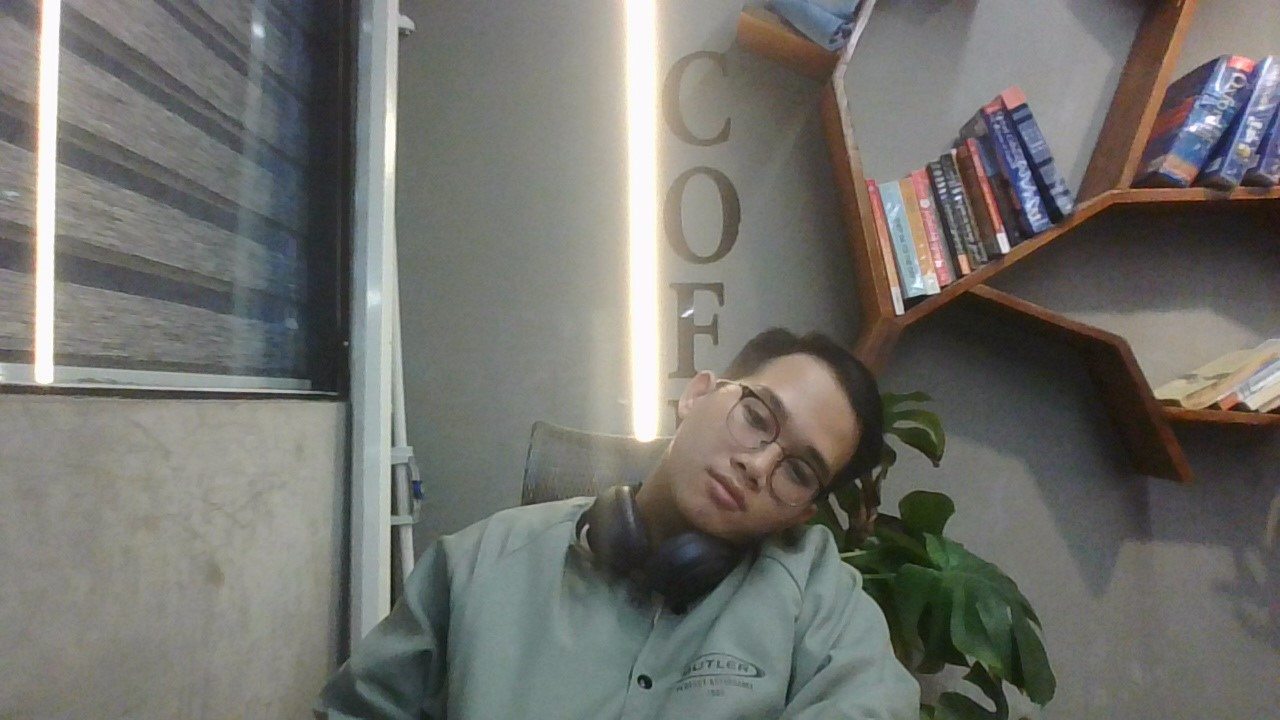
#> input picture 11_11_25/pictures/duy.jpg, 1280 x 720 px
$ jupyter execute 3.ipynb
#> lines starting #> are read from the running program, lines starting #| are printed output that depends on the picture
# Bài 3: Hàm Biến đổi Tuyến tính Từng phần
> Mục tiêu của hàm này là để tăng cường độ tương phản một cách có chọn lọc cho một dải tông màu cụ thể trong ảnh bằng cách tạo và áp dụng một Bảng Tra Cứu (LUT - Look Up Table).

|Vùng|Dải Đầu Vào (r)|Dải Đầu Ra (s)|Hành động|Mục đích|
|-|-|-|-|-|
|1|$[0, 50]$|$[0, 10]|$Nén nhẹ|Đẩy các vùng tối quá mức về đen|
|2|$[50, 150]$|$[10, 240]$|Kéo giãn mạnh|Tăng cường độ tương phản cho các chi tiết quan trọng nhất (tông màu giữa)|
|3|$[150, 255]$|$[240, 255]$|Nén nhẹ|Đẩy các vùng sáng quá mức về trắng.|

Nói nôm na là vùng nào tối sẽ càng tối và cùng nào sáng thì sẽ càng sáng. Cho nên phương pháp này được dùng để tăng cường độ tương phản một cách có chọn lọc theo một dải xác định trước và dải kết quả mong muốn.

[cell 1]
import cv2
import numpy as np
import matplotlib.pyplot as plt

# 1. Thiết lập tham số
r1, s1 = 50, 10
r2, s2 = 150, 240

# Tạo mảng r_values từ 0 đến 255 (đại diện cho pixel input)
r_values = np.arange(256)

# Khởi tạo LUT (kết quả s)
LUT = np.zeros(256, dtype=np.uint8)

# Vùng 1: 0 <= r < 50
LUT[:r1] = (s1 / r1) * r_values[:r1]

# Vùng 2: 50 <= r <= 150
m2 = (s2 - s1) / (r2 - r1)
c2 = s1 - m2 * r1
LUT[r1:r2+1] = m2 * r_values[r1:r2+1] + c2

# Vùng 3: 150 < r <= 255
m3 = (255 - s2) / (255 - r2)
c3 = s2 - m3 * r2
LUT[r2+1:] = m3 * r_values[r2+1:] + c3

# 3. Đọc ảnh và áp dụng LUT
img = cv2.imread('pictures/duy.jpg', cv2.IMREAD_GRAYSCALE) # Đọc ảnh
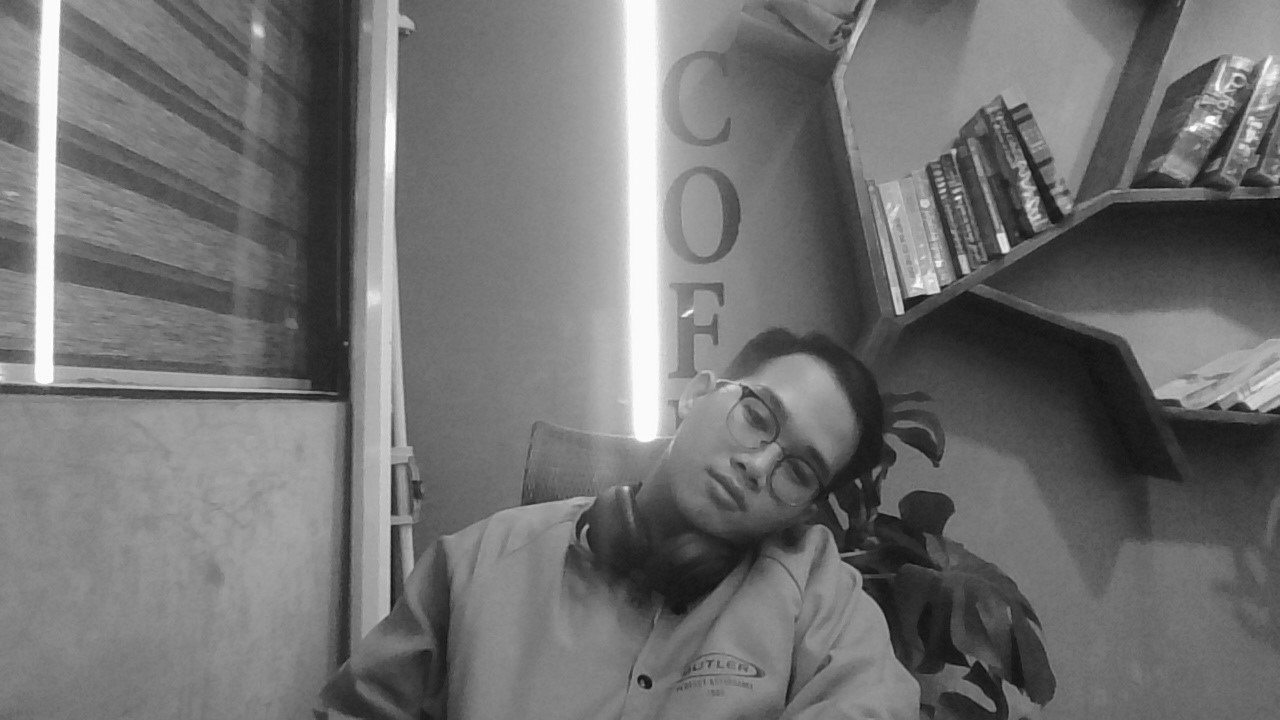
#> img: shape (720, 1280); min 7, max 255, mean 113.1

# Áp dụng bảng tra cứu lên ảnh gốc
transformed_img = cv2.LUT(img, LUT)
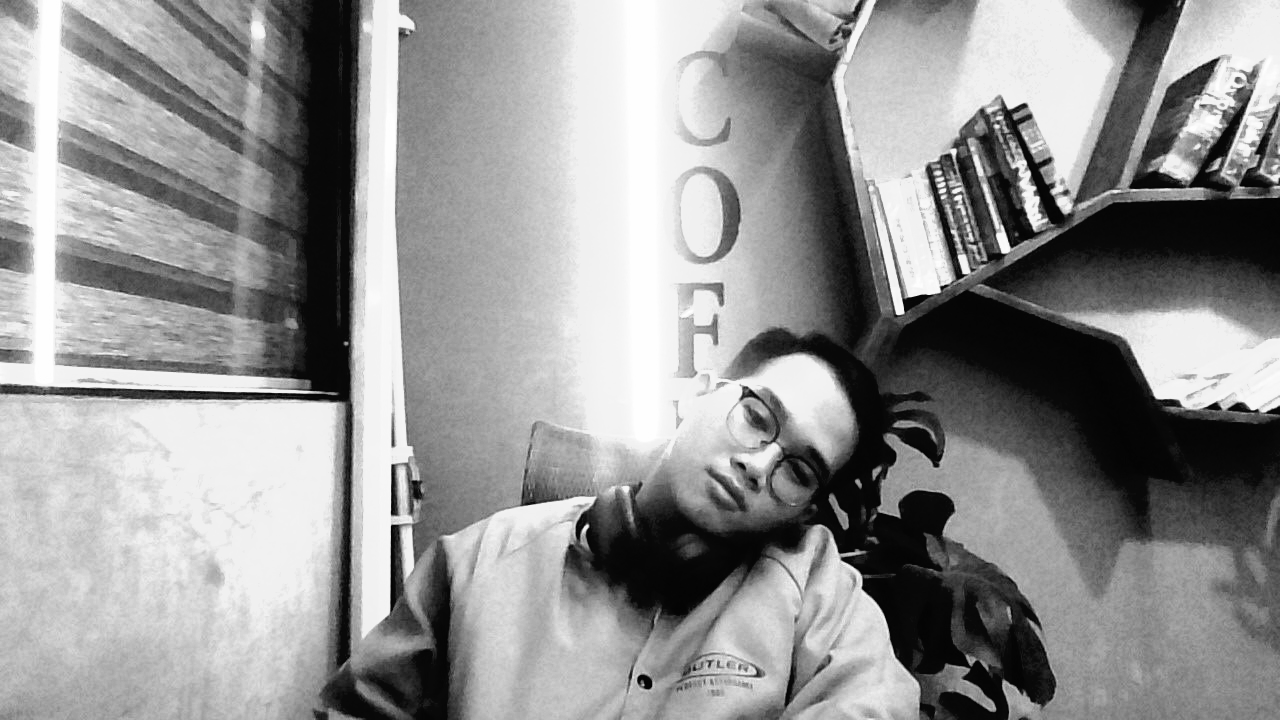
#> transformed_img: shape (720, 1280); min 1, max 255, mean 147.4

# 4. Hiển thị ảnh
plt.figure(figsize=(10, 5))

plt.subplot(1, 2, 1)
plt.imshow(img, cmap='gray')
plt.title("Ảnh Gốc")
plt.axis("off")

plt.subplot(1, 2, 2)
plt.imshow(transformed_img, cmap='gray')
plt.title("Ảnh Biến đổi Tuyến tính Từng phần")
plt.axis("off")

plt.tight_layout()
plt.show()
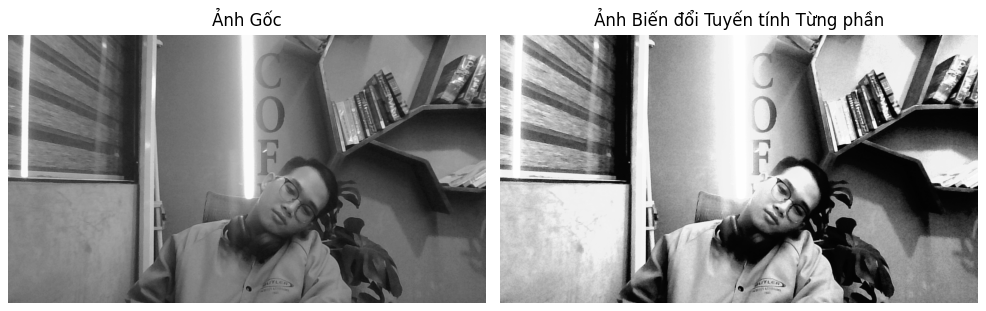
#> figure drawn by matplotlib, 2 panels
